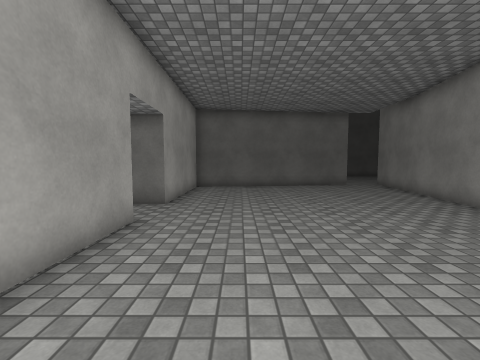
[1] (above)

17 first-person views from a walk through a Unity game level. The camera is 1.3 m above the floor, tilts 4° down and sees 90° across. The floor is counted in squares, 1 m on a side. Each view is taken from the middle of a square. On the plan, view 1 faces up. The plan holds only what a view shows up to about 12 squares ahead; the rest is blank. The place goes on beyond the plan. The player character is not drawn. Surface patterns are stand-ins for the level's own textures.

[2]
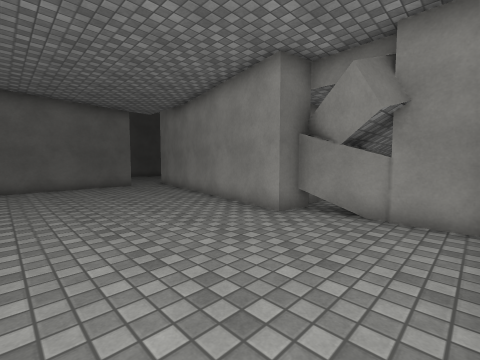

[3]
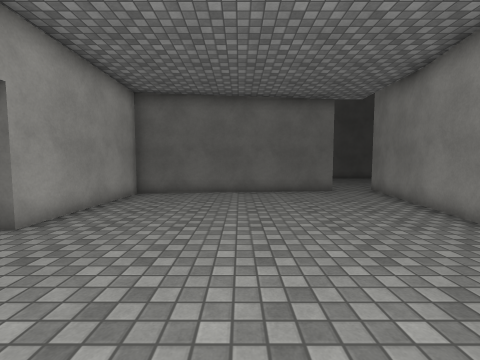

[4]
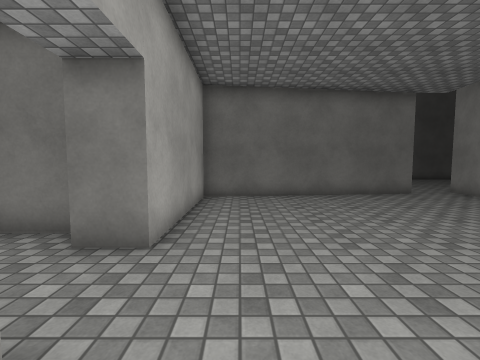

[5]
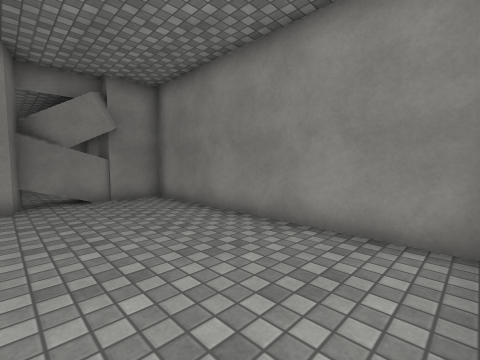

[6]
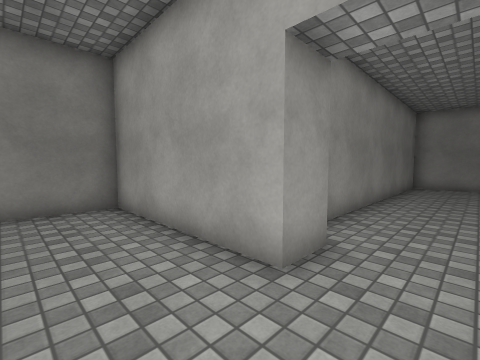

[7]
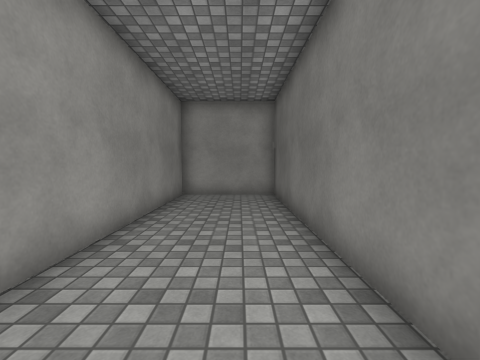

[8]
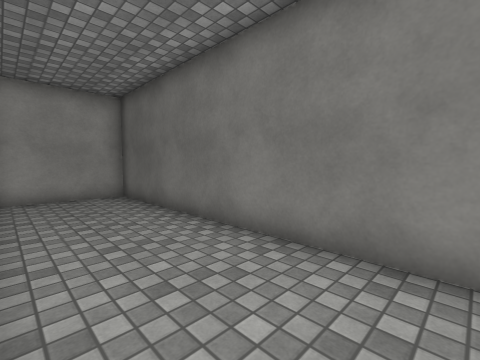

[9]
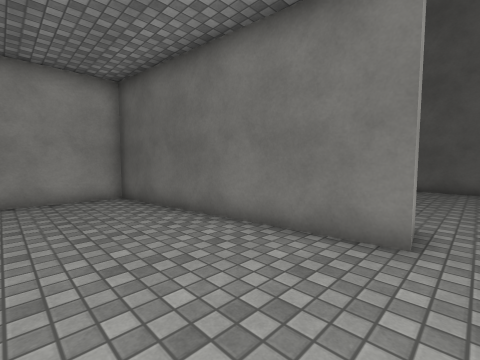

[10]
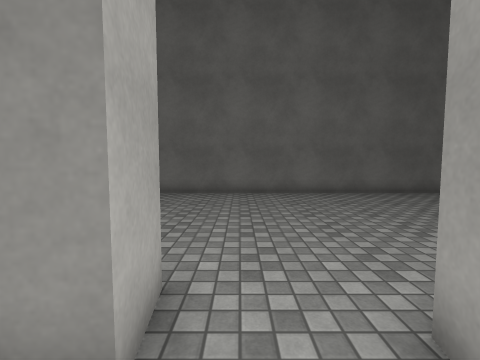

[11]
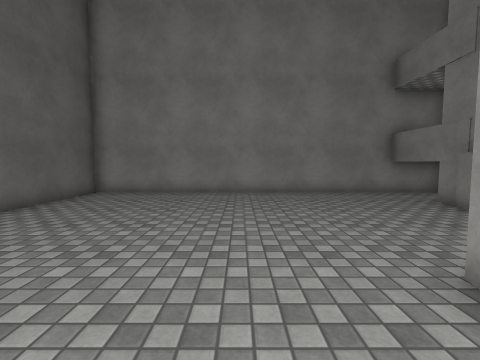

[12]
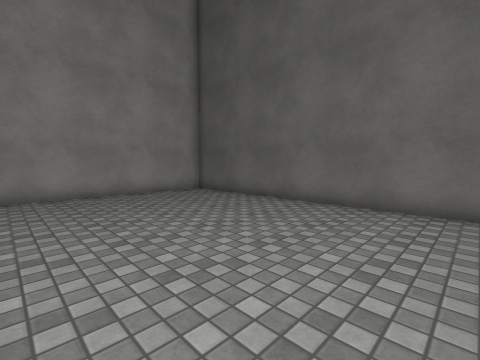

[13]
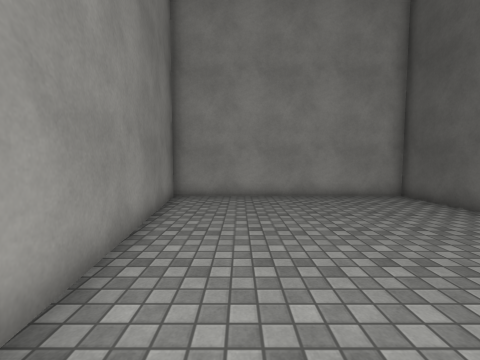

[14]
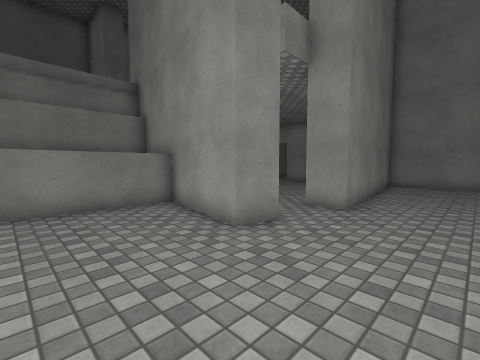

[15]
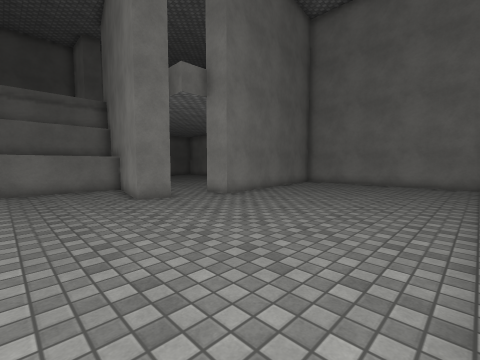

[16]
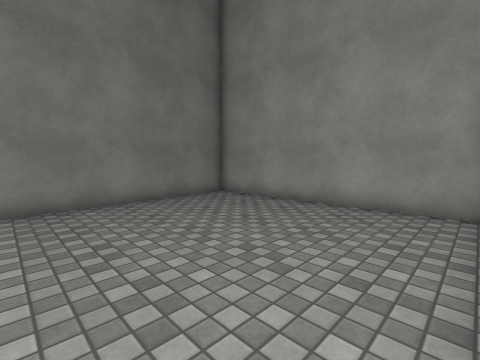

[17]
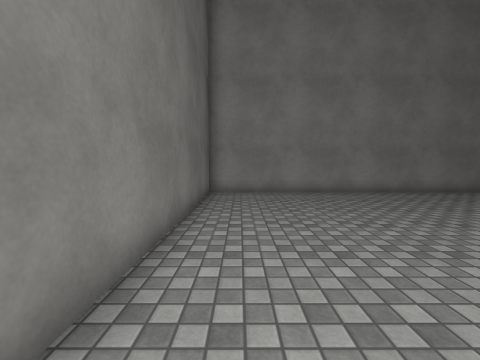

### Floor plan
Points are (right, up) in squares from view 1. A wall is a line through its corners. A room is listed if a view was taken in it or the views show most of it. See-through windows are left out.
Room 1 (views 1, 2, 3, 4, 5, 6, 9, 10)
walls: (-2.4, 5.3) (-2.4, -0.4) (7, -0.4) (7, 3.8); (7.4, 3.6) (6.3, 3.8) (8.2, 13.5); (6.3, 14.2) (-2.4, 13.2) (-2.4, 7.6)
ways out: opening at (-3, 6.5) to room 2; opening at (7, 14) to room 3
Room 2 (views 7, 8)
walls: (-4.1, 8.4) (-14.9, 8.4) (-14.9, 4.6) (-5.1, 4.6); (-3.6, 5.3) (-2.4, 5.3); (-2.4, 7.6) (-3.6, 7.6)
ways out: opening at (-3, 6.5) to room 1
Room 3 (views 11, 12, 13, 14, 15, 16, 17)
walls: (8.2, 13.5) (8.4, 14.7) (9.6, 14.5) (8.8, 10.2); (8.7, 10.6) (13.1, 10.6); (13.6, 10.6) (14.1, 10.6); (13.9, 10.4) (17.6, 10.4); (17.5, 8.3) (17.5, 23.4) (-2.4, 23.4) (-2.4, 14.4) (6.2, 15.4) (6.3, 14.2)
ways out: opening at (7, 14) to room 1

Positions as (right, up) in squares from view 1, and headings:
1: (0, 0), facing up
2: (1, 0), facing up-right
3: (2, 3), facing up
4: (-1, 4), facing up
5: (-2, 4), facing down-right
6: (0, 7), facing down-left
7: (-5, 7), facing left
8: (-5, 5), facing up-left
9: (7, 10), facing up-left
10: (7, 13), facing up
11: (7, 17), facing right
12: (8, 16), facing up-left
13: (7, 17), facing left
14: (13, 18), facing down-left
15: (13, 23), facing down-left
16: (5, 23), facing down-left
17: (7, 22), facing right
